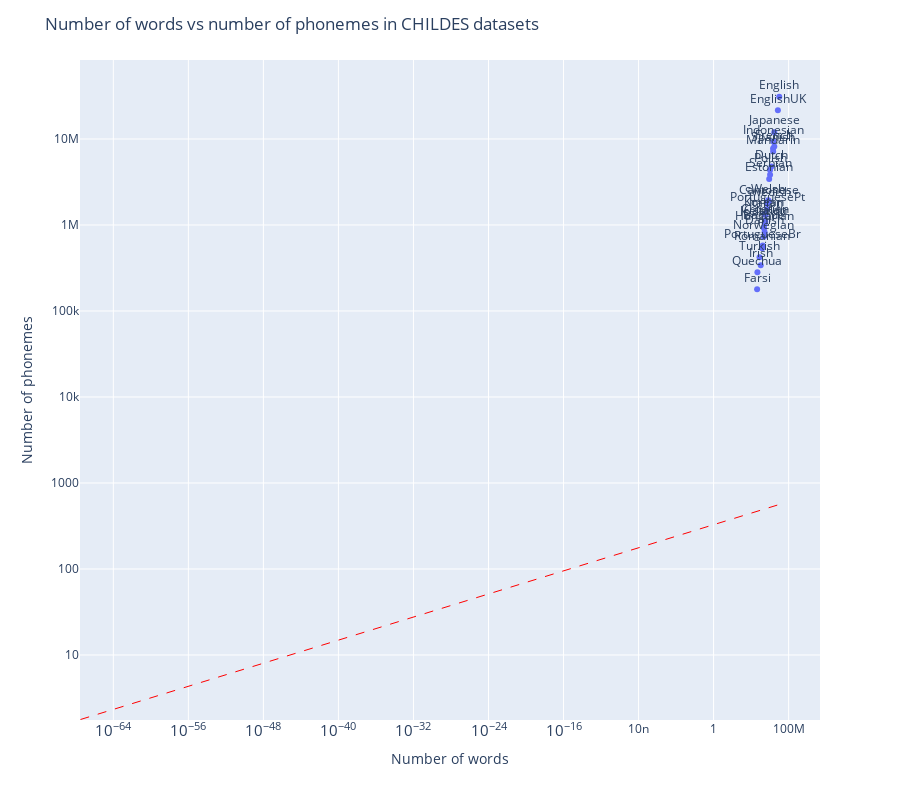

The cell this chart's notebook holds for it:
### Code cell
gradient = properties['n_phonemes'] / properties['n_words']
gradient = gradient.mean()
min_words = properties['n_words'].min()
max_words = properties['n_words'].max()

# Plot number of words against number of phonemes, with language name next to each point
fig = px.scatter(properties, x='n_words', y='n_phonemes', text=properties.language)
fig.update_traces(textposition='top center')
fig.update_layout(title='Number of words vs number of phonemes in CHILDES datasets',
                  xaxis_title='Number of words',
                  yaxis_title='Number of phonemes',
                  xaxis_type='log',
                  yaxis_type='log',
                  height=800)
fig.add_shape(type='line',
                x0=min_words,
                y0=min_words * gradient,
                x1=max_words,
                y1=max_words * gradient,
                line=dict(color='red', dash='dash', width=1))
fig.show()

# plotnine version

p = (p9.ggplot(properties.reset_index(), p9.aes(x='n_words', y='n_phonemes', label='language'))
        + p9.geom_point()
        + p9.geom_text(size=8, nudge_y=0.1)
        + p9.geom_smooth(method='lm')
        + p9.scale_x_log10()
        + p9.scale_y_log10()
        + p9.theme(figure_size=(12, 8))
        + p9.ggtitle('Number of words vs number of phonemes in CHILDES datasets')
        + p9.xlab('Number of words')
        + p9.ylab('Number of phonemes')
    )

p.show()

### Figure 1 — Plotly figure (JSON) as saved in the notebook; plotly's stock layout.template omitted (floating-point values rounded to 4 significant figures)
{"data": [{"hovertemplate": "n_words=%{x}<br>n_phonemes=%{y}<br>language=%{text}<extra></extra>", "legendgroup": "", "marker": {"color": "#636efa", "symbol": "circle"}, "mode": "markers+text", "name": "", "orientation": "v", "showlegend": false, "text": ["English", "EnglishUK", "French", "German", "Spanish", "Dutch", "Mandarin", "Japanese", "Cantonese", "Estonian", "Croatian", "Danish", "Basque", "Hungarian", "Turkish", "Farsi", "Icelandic", "Indonesian", "Irish", "Welsh", "Korean", "Swedish", "Norwegian", "Quechua", "Catalan", "Italian", "PortuguesePt", "PortugueseBr", "Romanian", "Serbian", "Polish"], "textposition": "top center", "type": "scatter", "x": [9993744, 7147541, 2973318, 0, 2183992, 1475174, 2264518, 2970674, 777997, 843189, 305112, 275170, 230500, 237062, 79404, 43432, 279939, 2347642, 105867, 666350, 263030, 581451, 227856, 46848, 319726, 352861, 499522, 174845, 152465, 1052337, 1042841], "xaxis": "x", "y": [30986218, 21589842, 8203649, 27267747, 7743638, 4786803, 7136255, 11985729, 1864771, 3429228, 1109696, 824314, 942725, 918002, 421129, 178523, 1057235, 9371529, 341343, 1939286, 1345276, 1782692, 729649, 281478, 1084594, 1309489, 1538408, 577865, 537669, 3841600, 4361797], "yaxis": "y"}], "layout": {"height": 800, "legend": {"tracegroupgap": 0}, "margin": {"t": 60}, "shapes": [{"line": {"color": "red", "dash": "dash", "width": 1}, "type": "line", "x0": 0, "x1": 9993744, "y0": null, "y1": null}], "title": {"text": "Number of words vs number of phonemes in CHILDES datasets"}, "xaxis": {"anchor": "y", "domain": [0, 1], "title": {"text": "Number of words"}, "type": "log"}, "yaxis": {"anchor": "x", "domain": [0, 1], "title": {"text": "Number of phonemes"}, "type": "log"}}}
